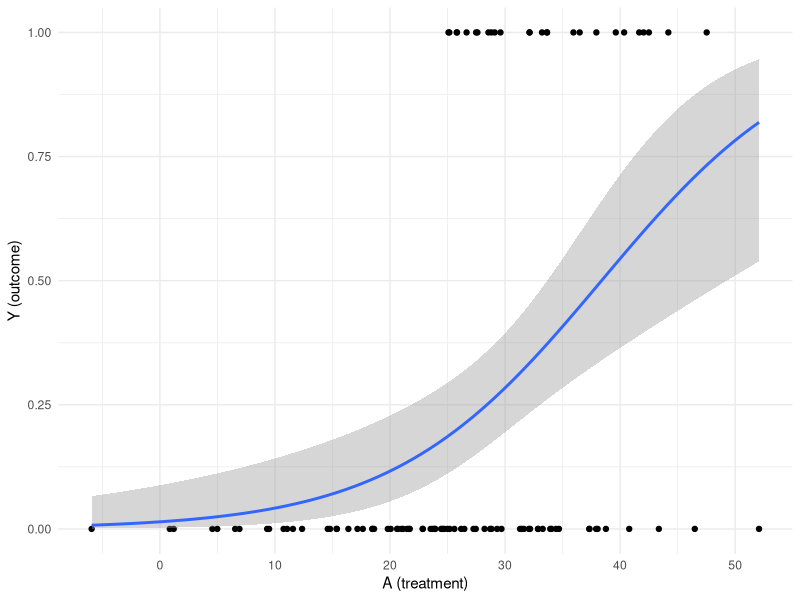

The R script that drew this image:
## ---- chunk 1
n <- 100
tx_mean <- 25
W <- replicate(3, rnorm(n))
A <- rnorm(n, mean = tx_mean, sd = 2*sqrt(tx_mean))
Y <- as.numeric(A > tx_mean & W[, 1] > 0)
O <- as.data.frame(cbind(Y, A, W))
msm <- glm(Y ~ ., family = "binomial", data = O)
summary(msm)
## ---- chunk 2
library(ggplot2)
p <- ggplot(O, aes(A, Y)) + geom_point()
p <- p + stat_smooth(method = "glm", method.args = list(family = "binomial"),
                     formula = y ~ x)
p <- p + theme_minimal() + xlab("A (treatment)") + ylab("Y (outcome)")
print(p)
